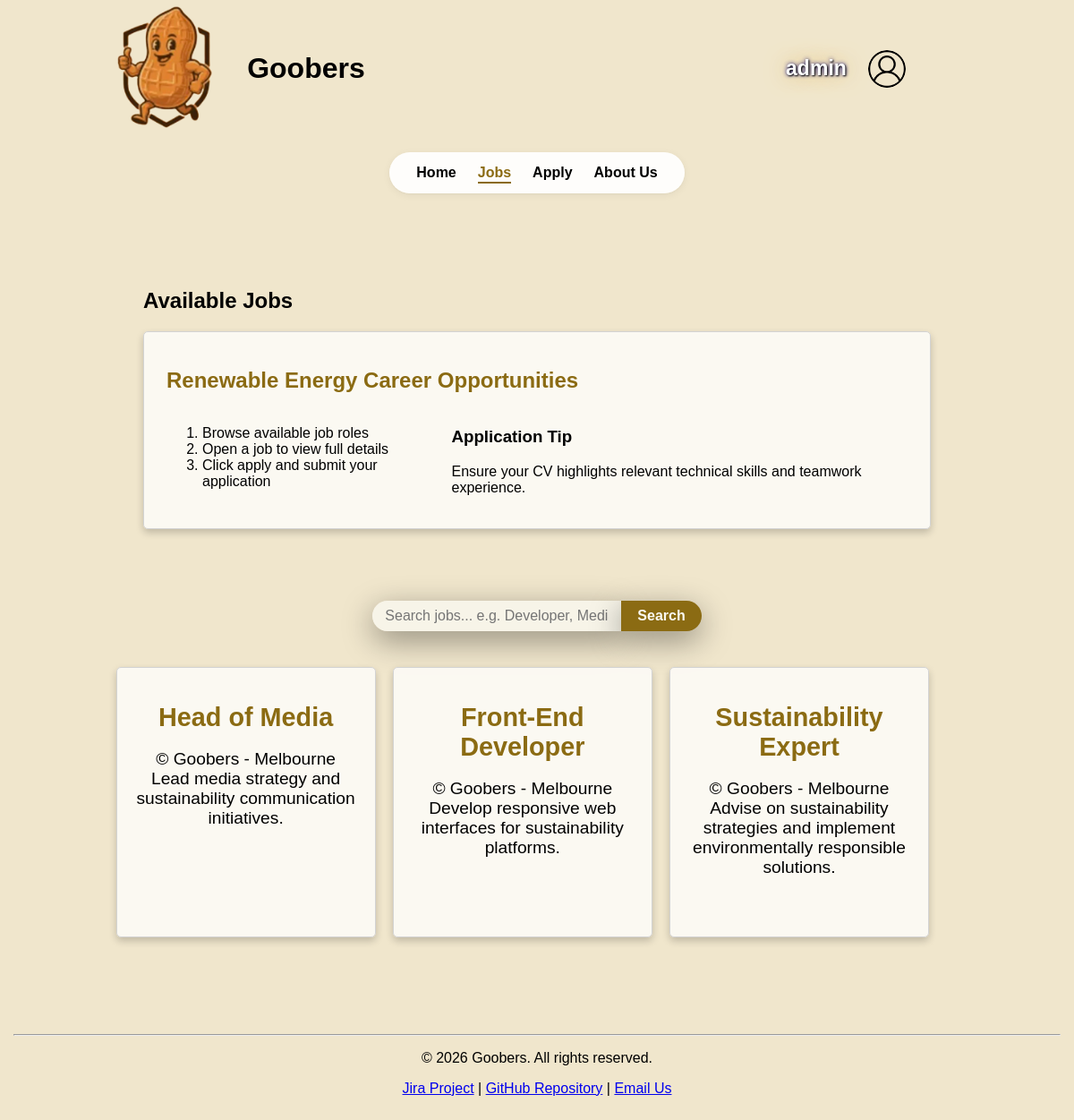
Screenshot of /jobs.php (signed in) with the database file from the repository.
### tables this page shows
CREATE TABLE `jobs` (
  `id` int(11) NOT NULL,
  `title` varchar(100) NOT NULL,
  `reference` varchar(10) NOT NULL,
  `location` varchar(100) NOT NULL,
  `short_description` text NOT NULL,
  `salary` int(11) DEFAULT NULL,
  `reporting_line` varchar(150) NOT NULL,
  `key_responsibilities` text NOT NULL,
  `essential_requirements` text NOT NULL,
  `preferable_requirements` text NOT NULL
);

### job_card.inc (the view, shortened to what this page needs)
<div class="job-cards">
    <div class="job-card-contents">
        <label for="<?php echo $toggle_id; ?>" class="job-card">
            <span id="span-title">
                <?php echo $title; ?>
            </span>
            <span class="location" style="display: block;">
                &copy; <?php echo $location; ?>
            </span>
            <span class="job-description" style="display: block;">
                <?php echo $short_desc; ?>
            </span>
        </label>
    </div>
</div>

### jobs.php (shortened to what this page needs)
<?php
require_once("settings.php");
?>
<?php include "header.inc" ?>
    <main>
        <section class="jobs-heading">
            <h1>Available Jobs</h1>
            <div class="jobs-heading-box">
                <h2>Renewable Energy Career Opportunities</h2>
                <div class="top-layout">
                    <ol>
                        <li>Browse available job roles</li>
                        <li>Open a job to view full details</li>
                        <li>Click apply and submit your application</li>
                    </ol>
                    <aside>
                        <h3>Application Tip</h3>
                        <p>Ensure your CV highlights relevant technical skills and teamwork experience.</p>
                    </aside>
                </div>
            </div>
        </section>
	<form method="GET"
	      action="search_result.php"
	      id="jobs-search-form"
	      aria-label="Job search">
		<div class="searchBar">
		<input
			type="text"
			id="jobs-search-input"
			name="search"
			placeholder="Search jobs... e.g. Developer, Media"
			maxlength="100"
			aria-label="Search jobs input">
		<button type="submit">
			Search
		</button>
		</div>
	</form>
        <section>
            <div class="job-cards-container">
            <?php
            $conn = mysqli_connect($host, $dbuser, $dbpass, $dbname);
            if (!$conn) {
                echo "<p>Unable to connect to the database. Please try again later.</p>";
            } else {
                $result = mysqli_query($conn, "SELECT * FROM jobs ORDER BY id ASC");
                if (!$result || mysqli_num_rows($result) === 0) {
                    echo "<p>No job listings are available at this time. Please check back soon.</p>";
                } else {
                    $job_index = 1;
                    while ($job = mysqli_fetch_assoc($result)) {
                        $toggle_id = "job" . $job_index . "-toggle";
                        $title = htmlspecialchars($job['title']);
                        $location = htmlspecialchars($job['location']);
                        $short_desc = htmlspecialchars($job['short_description']);
                        include "job_card.inc";
                        $job_index++;
                    }
                }
            }
            ?>
            </div>
        </section>
    </main>
<?php include "footer.inc" ?>

### styles/styles.css (style rules this page uses)
:root { --main-bg: #dab262; --custom-white: #faf8f2; --custom-cream: #f0e6cc; --custom-peanut:#8b6b13; --custom-peanut2:#ab8b33; --custom-peanut3:#cbab53; --custom-peanut4: #a87f14; --custom-title:#6b4b03; --custom-goober: #f0e6cc; --custom-gooberwhite: #faf8f2; --custom-goobergray: #ebeced; --custom-login: #bab262; --glass-white: rgba(250, 248, 242, 0.75); --glass-white-hover: rgba(250, 248, 242, 0.9); --border-white-soft: rgba(250, 248, 242, 0.4); --shadow-peanut-soft: rgba(139, 107, 19, 0.15); --border-peanut-soft: rgba(201, 168, 76, 0.5); --main-font: Verdana, Geneva, sans-serif; }
body { width: 100%; height: 100%; margin: 0; padding: 0; font-family: var(--main-font); font-size: 16px; background: var(--custom-cream); }
main { width: 80%; min-height: 800px; margin: 30px auto; padding: 20px; background: transparent; }
button { font-family: var(--main-font); }
.top-layout { display: flex; justify-content: space-between; align-items: flex-start; gap: 20px; }
.jobs-heading { margin: 40px; margin-bottom: 80px; }
.jobs-heading h2 { color: var(--custom-peanut); }
.jobs-heading-box { box-shadow: 0 4px 8px rgba(0,0,0,0.2); transition: 0.3s; border-radius: 5px; border: 1px solid lightgrey; background-color: rgba(255, 255, 255, 0.75); padding: 20px 25px; }
#jobs-search-form { margin: 1.5em auto; justify-content: center; margin-bottom: 30px; }
#jobs-search-input { padding: 8px 14px; border: none; border-radius: 999px 0 0 999px; background-color: var(--glass-white); font-size: 1em; outline: none; width: 250px; box-shadow: 0 10px 35px rgba(0,0,0,0.4); }
#jobs-search-form button { padding: 8px 18px; font-size: 1em; font-weight: bold; border: none; border-radius: 0 999px 999px 0; cursor: pointer; display: block; background-color: var(--custom-peanut); color: var(--custom-white); box-shadow: 0 10px 35px rgba(0,0,0,0.4); transition: 0.2s ease; }
.searchBar { display: flex; align-items: stretch; justify-content: center; gap: 0; }
.job-cards-container { display: flex; flex-wrap: wrap; border-radius: 5px; }
.job-cards { box-shadow: 0 4px 8px rgba(0,0,0,0.2); transition: 0.3s; border-radius: 5px; width: 30%; min-height: 300px; border: 1px solid lightgrey; background-color: rgba(255, 255, 255, 0.75); margin: 1%; text-align: center; }
.job-card { display: flex; flex-direction: column; width: 100%; min-height: 300px; padding: 20px; box-sizing: border-box; cursor: pointer; }
.job-card-contents { font-size: 1.2em; display: flex; width: 100%; height: 100%; }
.job-description { display: -webkit-box; -webkit-box-orient: vertical; -webkit-line-clamp: 3; overflow: hidden; text-overflow: ellipsis; }
#span-title { display: block; color: var(--custom-peanut); font-size: 1.5em; font-weight: bold; margin: 0.67em 0; }

### rows the page displays
jobs: title "Head of Media", location "Goobers - Melbourne", short_description "Lead media strategy and sustainability communication initiatives."
jobs: title "Front-End Developer", location "Goobers - Melbourne", short_description "Develop responsive web interfaces for sustainability platforms."
jobs: title "Sustainability Expert", location "Goobers - Melbourne", short_description "Advise on sustainability strategies and implement environmentally responsible solutions."

### other values shown
$_SESSION['username'] "admin"
